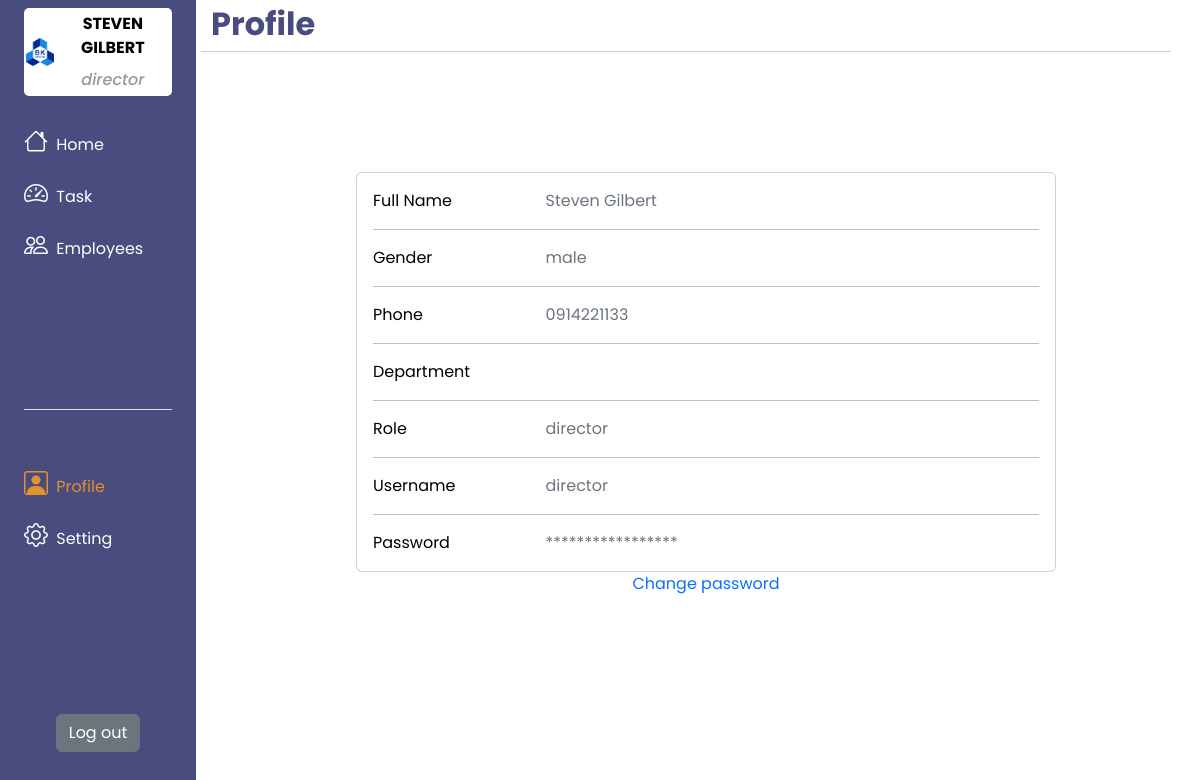
Page /pages/profile.php (signed in) on the committed database.
### tables this page shows
create table user (
	id int auto_increment,
    fullname varchar(30),
    gender varchar (6),
    phone varchar(10),
    username varchar(30) unique,
    password varchar(30),
    role varchar(10),
    dep varchar(5),
    primary key (id)
);

### utils/user/getUser.php (called while the page is built, shortened)
<?php
include "./../utils/dbConnect.php";
function getUserById($id)
{
    global $conn;
    $query = " SELECT * FROM user WHERE id = $id";
    $result = mysqli_query($conn, $query);
    $user = mysqli_fetch_assoc($result);
    return $user;
}

### pages/profile.php (the view, shortened to what this page needs)
<?php
include "./../utils/user/getUser.php";
$user = getUserById($_SESSION['user_id']);
?>
<!DOCTYPE html>
<html lang="en">
<head>
    <link href="https://cdn.jsdelivr.net/npm/bootstrap@5.2.2/dist/css/bootstrap.min.css" rel="stylesheet" />
    <link rel="stylesheet" href="https://cdn.jsdelivr.net/npm/bootstrap-icons@1.9.1/font/bootstrap-icons.css">
</head>
<body>
    <div class="container-fluid">
        <div class="row flex-nowrap w-100">
            <?php
            include "../components/main/sidebar.php";
            ?>
            <div class="col-auto col-10 p-0">
                <div class="page-title">
                    <h2>Profile</h2>
                </div>
                <div class="page-content">
                    <div class="row justify-content-center">
                        <div id="profile-info" class="col-8 col-auto">
                            <div class="card">
                                <div class="card-body">
                                    <div class="row">
                                        <div class="col-sm-3">
                                            <p class="mb-0">Full Name</p>
                                        </div>
                                        <div class="col-sm-9">
                                            <p class="text-muted mb-0"><?php echo $user['fullname']; ?></p>
                                        </div>
                                    </div>
                                    <hr>
                                    <div class="row">
                                        <div class="col-sm-3">
                                            <p class="mb-0">Gender</p>
                                        </div>
                                        <div class="col-sm-9">
                                            <p class="text-muted mb-0"><?php echo $user['gender']; ?></p>
                                        </div>
                                    </div>
                                    <hr>
                                    <div class="row">
                                        <div class="col-sm-3">
                                            <p class="mb-0">Phone</p>
                                        </div>
                                        <div class="col-sm-9">
                                            <p class="text-muted mb-0"><?php echo $user['phone']; ?></p>
                                        </div>
                                    </div>
                                    <hr>
                                    <div class="row">
                                        <div class="col-sm-3">
                                            <p class="mb-0">Department</p>
                                        </div>
                                        <div class="col-sm-9">
                                        </div>
                                    </div>
                                    <hr>
                                    <div class="row">
                                        <div class="col-sm-3">
                                            <p class="mb-0">Role</p>
                                        </div>
                                        <div class="col-sm-9">
                                            <p class="text-muted mb-0"><?php echo $user['role'] ?></p>
                                        </div>
                                    </div>
                                    <hr>
                                    <div class="row">
                                        <div class="col-sm-3">
                                            <p class="mb-0">Username</p>
                                        </div>
                                        <div class="col-sm-9">
                                            <p class="text-muted mb-0"><?php echo $user['username'] ?></p>
                                        </div>
                                    </div>
                                    <hr>
                                    <div class="row">
                                        <div class="col-sm-3">
                                            <p class="mb-0">Password</p>
                                        </div>
                                        <div class="col-sm-9">
                                            <p class="text-muted mb-0">*****************</p>
                                        </div>
                                    </div>
                                </div>
                            </div>
                            <div class="d-grid gap-2 d-md-flex justify-content-md-end">
                                <a href="#" data-bs-toggle="modal" data-bs-target="#changePassword">
                                    Change password
                                </a>
                            </div>
                        </div>
                    </div>
                </div>
            </div>
</body>

### rows in the picture
user: fullname "Steven Gilbert", gender "male", phone "0914221133", role "director", username "director"

### other values in the picture
$_SESSION['user_name'] "STEVEN GILBERT"
$_SESSION['user_role'] "director"
